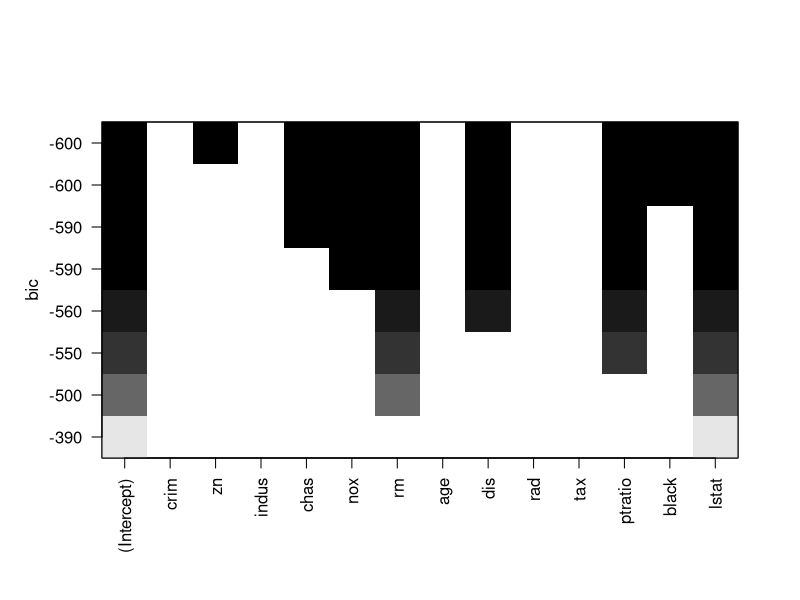

Generate this figure with R:
### Statistics and Predictive Analytics

# Tutorial topic: Choosing variables (or, model selection)

library(tidyverse)
library(MASS)
library(arm)
library(caret)

data(Boston)
b <- Boston

# As noted in lecture, methods for choosing variables necessarily either include
# or exclude variables; selection is discrete.  Regularized models generally
# perform better than discrete selection with high dimensional data (many
# predictors). Moreover you are often better off when doing inference selecting
# the predictors that make sense in your analytic context. That said, here are
# some methods for variable selection.

### Manual forward selection 

# use anova() to compare nested models with the likelihood ratio test (LRT):
# start with the null model and forward select

mnull <- lm(medv ~ 1, data = b)
m1 <- lm(medv ~ crim, data = b)
anova(mnull, m1)  #The null hypothesis is:  no difference.  
# This model is better than the null.

m2 <- lm(medv ~ crim + zn, data = b)
anova(m1, m2)  #Also much better.

# And so on.  The process is tedious.

# Another approach is to fit a model by comparing AIC:  
# better models have lower AIC.

AIC(lm(medv ~ 1, data = b))
AIC(lm(medv ~ crim, data = b))
AIC(lm(medv ~ crim + zn, data = b))

# Also tedious.

# Fortunately these methods have been automated.
summary(stepAIC(lm(medv ~ ., data=b), direction = "forward")) # all variables
summary(stepAIC(lm(medv ~ ., data=b), direction = "backward")) #11 variables
summary(stepAIC(lm(medv ~ ., data=b), direction  = "both")) #11 variables

# Additional algorithm
library(leaps)
summary(regsubsets(medv ~ ., data=b))
plot(regsubsets(medv ~ ., data=b)) #8 variables

# How does this compare to the full model's R-square?
summary(lm(medv ~ ., data = b)) # R^2 .7338

summary(lm(medv ~ zn + chas +nox + rm + dis + ptratio +
              black + lstat, data=b)) # .7222. 

# Lower R^2 than full model, 
# but simpler model and possibly lower variance or no worse.  
